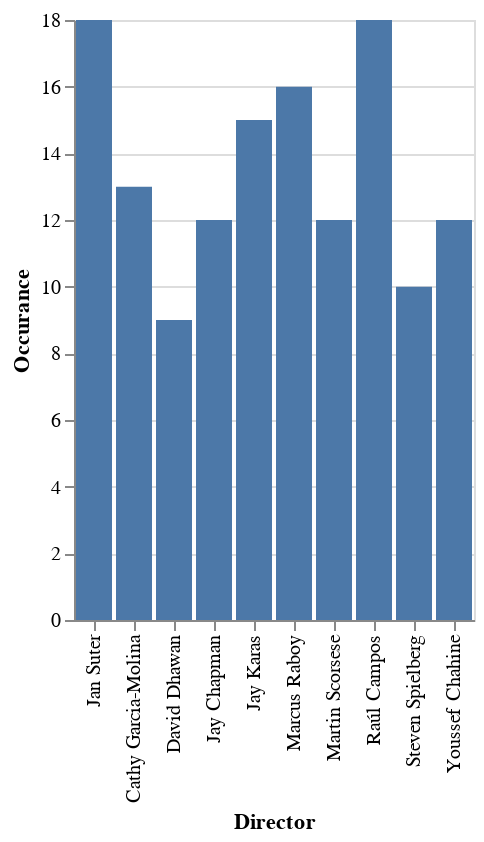

The code cell stored with this chart in its notebook:
### Code cell
alt.Chart(top10_directors).mark_bar().encode(
    x='Director',
    y='Occurance'
)

### Figure 1 — Vega-Lite specification as saved in the notebook (floating-point values rounded to 4 significant figures)
{"config": {"view": {"continuousWidth": 400, "continuousHeight": 300}}, "data": {"name": "data-6acbcab4edc2c5e099edbf4c44aa340b"}, "mark": "bar", "encoding": {"x": {"type": "nominal", "field": "Director"}, "y": {"type": "quantitative", "field": "Occurance"}}, "$schema": "https://vega.github.io/schema/vega-lite/v4.8.1.json", "datasets": {"data-6acbcab4edc2c5e099edbf4c44aa340b": [{"Director": " Jan Suter", "Occurance": 18}, {"Director": "Raúl Campos", "Occurance": 18}, {"Director": "Marcus Raboy", "Occurance": 16}, {"Director": "Jay Karas", "Occurance": 15}, {"Director": "Cathy Garcia-Molina", "Occurance": 13}, {"Director": "Jay Chapman", "Occurance": 12}, {"Director": "Martin Scorsese", "Occurance": 12}, {"Director": "Youssef Chahine", "Occurance": 12}, {"Director": "Steven Spielberg", "Occurance": 10}, {"Director": "David Dhawan", "Occurance": 9}]}}
